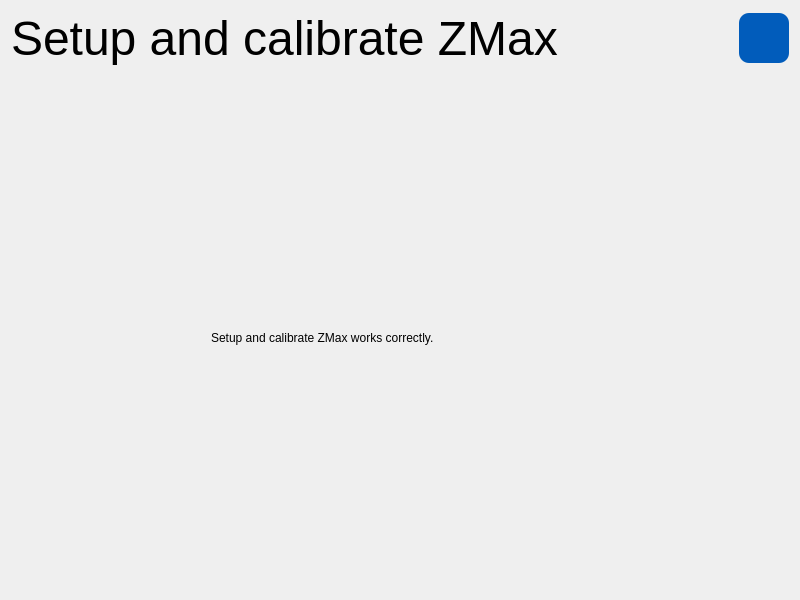
<?xml version="1.0" encoding="UTF-8"?>
<ui version="4.0">
 <class>Widget</class>
 <widget class="QWidget" name="Widget">
  <property name="geometry">
   <rect>
    <x>0</x>
    <y>0</y>
    <width>800</width>
    <height>600</height>
   </rect>
  </property>
  <property name="sizePolicy">
   <sizepolicy hsizetype="Expanding" vsizetype="Expanding">
    <horstretch>0</horstretch>
    <verstretch>0</verstretch>
   </sizepolicy>
  </property>
  <property name="maximumSize">
   <size>
    <width>3840</width>
    <height>2160</height>
   </size>
  </property>
  <property name="windowTitle">
   <string>Setup and calibrate ZMax</string>
  </property>
  <layout class="QVBoxLayout" name="verticalLayout">
   <item>
    <layout class="QHBoxLayout" name="horizontalLayout_4">
     <property name="sizeConstraint">
      <enum>QLayout::SizeConstraint::SetMaximumSize</enum>
     </property>
     <item>
      <widget class="QLabel" name="widget_title">
       <property name="maximumSize">
        <size>
         <width>16777215</width>
         <height>100</height>
        </size>
       </property>
       <property name="font">
        <font>
         <family>Arial</family>
         <pointsize>36</pointsize>
        </font>
       </property>
       <property name="text">
        <string>Setup and calibrate ZMax</string>
       </property>
      </widget>
     </item>
     <item>
      <spacer name="horizontalSpacer">
       <property name="orientation">
        <enum>Qt::Orientation::Horizontal</enum>
       </property>
       <property name="sizeHint" stdset="0">
        <size>
         <width>40</width>
         <height>20</height>
        </size>
       </property>
      </spacer>
     </item>
     <item>
      <widget class="QPushButton" name="button_info">
       <property name="minimumSize">
        <size>
         <width>50</width>
         <height>50</height>
        </size>
       </property>
       <property name="maximumSize">
        <size>
         <width>50</width>
         <height>50</height>
        </size>
       </property>
       <property name="styleSheet">
        <string notr="true">QPushButton {
    color: rgb(255, 255, 255);
    background-color: rgb(1, 92, 187);
    border: 1px;
    border-radius: 10px;
}

QPushButton:hover {
    color: rgb(220,221,229);
    background-color: rgb(37, 150, 190);
}

QPushButton:pressed {
    color: rgb(220,221,229);
    background-color: rgb(37, 150, 190);
}</string>
       </property>
       <property name="text">
        <string/>
       </property>
       <property name="icon">
        <iconset theme="QIcon::ThemeIcon::DialogInformation"/>
       </property>
       <property name="iconSize">
        <size>
         <width>40</width>
         <height>40</height>
        </size>
       </property>
      </widget>
     </item>
    </layout>
   </item>
   <item>
    <widget class="QWidget" name="widget_body" native="true">
     <property name="sizePolicy">
      <sizepolicy hsizetype="Expanding" vsizetype="Expanding">
       <horstretch>0</horstretch>
       <verstretch>0</verstretch>
      </sizepolicy>
     </property>
     <property name="maximumSize">
      <size>
       <width>3840</width>
       <height>2160</height>
      </size>
     </property>
     <widget class="QLabel" name="label_body">
      <property name="geometry">
       <rect>
        <x>200</x>
        <y>160</y>
        <width>391</width>
        <height>211</height>
       </rect>
      </property>
      <property name="font">
       <font>
        <bold>false</bold>
       </font>
      </property>
      <property name="text">
       <string>Setup and calibrate ZMax works correctly.</string>
      </property>
     </widget>
    </widget>
   </item>
  </layout>
 </widget>
 <resources/>
 <connections/>
</ui>
